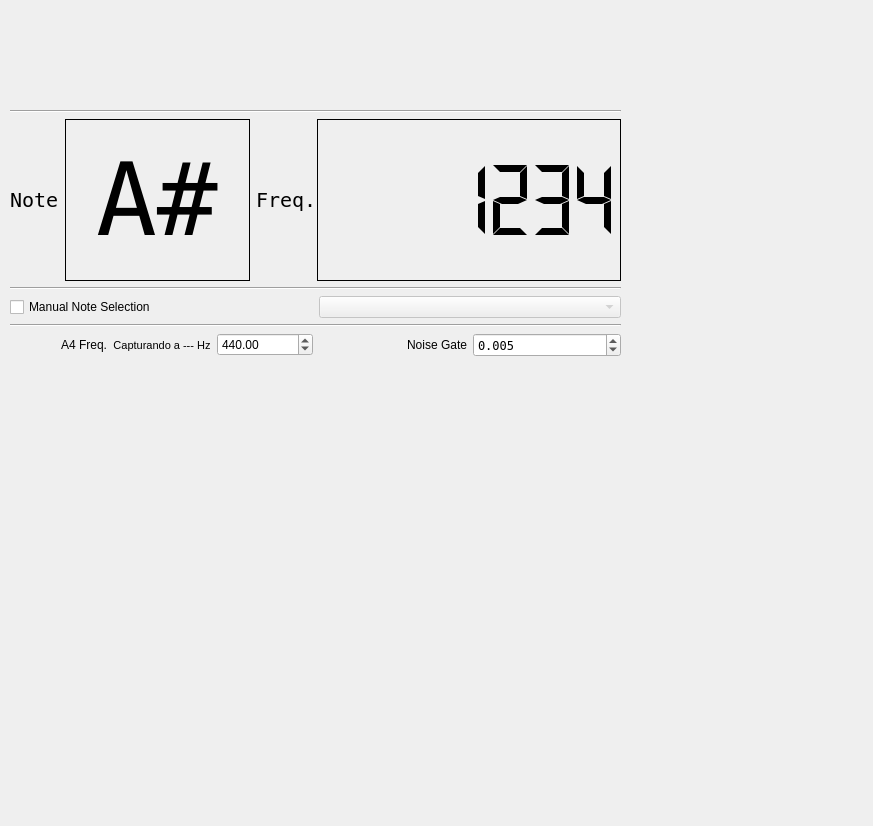
<?xml version="1.0" encoding="UTF-8"?>
<ui version="4.0">
 <class>tunerForm</class>
 <widget class="QWidget" name="tunerForm">
  <property name="geometry">
   <rect>
    <x>0</x>
    <y>0</y>
    <width>873</width>
    <height>826</height>
   </rect>
  </property>
  <property name="windowTitle">
   <string>Form</string>
  </property>
  <widget class="QWidget" name="verticalLayoutWidget">
   <property name="geometry">
    <rect>
     <x>10</x>
     <y>110</y>
     <width>611</width>
     <height>247</height>
    </rect>
   </property>
   <layout class="QVBoxLayout" name="botLayoutFull">
    <item>
     <layout class="QHBoxLayout" name="sharpFlatLayout"/>
    </item>
    <item>
     <widget class="Line" name="line_3">
      <property name="orientation">
       <enum>Qt::Horizontal</enum>
      </property>
     </widget>
    </item>
    <item>
     <layout class="QHBoxLayout" name="horizontalLayout">
      <item>
       <layout class="QHBoxLayout" name="noteDispLayout">
        <item>
         <widget class="QLabel" name="noteLabel">
          <property name="sizePolicy">
           <sizepolicy hsizetype="Minimum" vsizetype="Preferred">
            <horstretch>0</horstretch>
            <verstretch>0</verstretch>
           </sizepolicy>
          </property>
          <property name="font">
           <font>
            <family>DejaVu Sans Mono</family>
            <pointsize>15</pointsize>
            <weight>50</weight>
            <bold>false</bold>
            <kerning>false</kerning>
           </font>
          </property>
          <property name="frameShape">
           <enum>QFrame::NoFrame</enum>
          </property>
          <property name="text">
           <string>Note</string>
          </property>
          <property name="textInteractionFlags">
           <set>Qt::LinksAccessibleByMouse</set>
          </property>
         </widget>
        </item>
        <item>
         <widget class="QLabel" name="noteDisp">
          <property name="sizePolicy">
           <sizepolicy hsizetype="Preferred" vsizetype="Preferred">
            <horstretch>0</horstretch>
            <verstretch>0</verstretch>
           </sizepolicy>
          </property>
          <property name="baseSize">
           <size>
            <width>0</width>
            <height>0</height>
           </size>
          </property>
          <property name="font">
           <font>
            <family>DejaVu Sans Mono</family>
            <pointsize>76</pointsize>
            <weight>50</weight>
            <bold>false</bold>
            <kerning>false</kerning>
           </font>
          </property>
          <property name="frameShape">
           <enum>QFrame::Box</enum>
          </property>
          <property name="text">
           <string>A#</string>
          </property>
          <property name="textInteractionFlags">
           <set>Qt::LinksAccessibleByMouse</set>
          </property>
         </widget>
        </item>
        <item>
         <layout class="QHBoxLayout" name="freqDispLayout">
          <property name="spacing">
           <number>0</number>
          </property>
          <item>
           <widget class="QLabel" name="freqLabel">
            <property name="font">
             <font>
              <family>DejaVu Sans Mono</family>
              <pointsize>15</pointsize>
              <weight>50</weight>
              <bold>false</bold>
              <kerning>false</kerning>
             </font>
            </property>
            <property name="frameShape">
             <enum>QFrame::NoFrame</enum>
            </property>
            <property name="text">
             <string>Freq.</string>
            </property>
            <property name="textInteractionFlags">
             <set>Qt::LinksAccessibleByMouse</set>
            </property>
           </widget>
          </item>
          <item>
           <widget class="QLCDNumber" name="freqDisp">
            <property name="sizePolicy">
             <sizepolicy hsizetype="Expanding" vsizetype="Minimum">
              <horstretch>0</horstretch>
              <verstretch>0</verstretch>
             </sizepolicy>
            </property>
            <property name="font">
             <font>
              <family>DejaVu Sans</family>
              <pointsize>9</pointsize>
              <weight>75</weight>
              <bold>true</bold>
             </font>
            </property>
            <property name="layoutDirection">
             <enum>Qt::LeftToRight</enum>
            </property>
            <property name="autoFillBackground">
             <bool>false</bool>
            </property>
            <property name="frameShape">
             <enum>QFrame::Box</enum>
            </property>
            <property name="frameShadow">
             <enum>QFrame::Plain</enum>
            </property>
            <property name="smallDecimalPoint">
             <bool>false</bool>
            </property>
            <property name="numDigits">
             <number>7</number>
            </property>
            <property name="digitCount">
             <number>7</number>
            </property>
            <property name="mode">
             <enum>QLCDNumber::Dec</enum>
            </property>
            <property name="segmentStyle">
             <enum>QLCDNumber::Flat</enum>
            </property>
            <property name="value" stdset="0">
             <double>1234.000000000000000</double>
            </property>
            <property name="intValue" stdset="0">
             <number>1234</number>
            </property>
           </widget>
          </item>
         </layout>
        </item>
       </layout>
      </item>
     </layout>
    </item>
    <item>
     <widget class="Line" name="line">
      <property name="orientation">
       <enum>Qt::Horizontal</enum>
      </property>
     </widget>
    </item>
    <item>
     <layout class="QHBoxLayout" name="noteSelLayout">
      <item>
       <widget class="QCheckBox" name="autoDetect">
        <property name="enabled">
         <bool>true</bool>
        </property>
        <property name="text">
         <string>Manual Note Selection</string>
        </property>
       </widget>
      </item>
      <item>
       <widget class="QComboBox" name="noteSelBox">
        <property name="enabled">
         <bool>false</bool>
        </property>
       </widget>
      </item>
     </layout>
    </item>
    <item>
     <widget class="Line" name="line_2">
      <property name="orientation">
       <enum>Qt::Horizontal</enum>
      </property>
     </widget>
    </item>
    <item>
     <layout class="QHBoxLayout" name="bottomLayout">
      <item>
       <layout class="QHBoxLayout" name="A4Layout">
        <item>
         <widget class="QLabel" name="A4Label">
          <property name="text">
           <string>A4 Freq.</string>
          </property>
          <property name="alignment">
           <set>Qt::AlignRight|Qt::AlignTrailing|Qt::AlignVCenter</set>
          </property>
         </widget>
        </item>
     <item>
     <widget class="QLabel" name="lblSampleRate">
      <property name="font">
       <font>
        <pointsize>8</pointsize>
       </font>
      </property>
      <property name="text">
       <string>Capturando a --- Hz</string>
      </property>
      <property name="alignment">
       <set>Qt::AlignCenter</set>
      </property>
     </widget>
    </item>
        <item>
         <widget class="QDoubleSpinBox" name="A4SpinBox">
          <property name="minimum">
           <double>415.000000000000000</double>
          </property>
          <property name="maximum">
           <double>466.000000000000000</double>
          </property>
          <property name="singleStep">
           <double>0.100000000000000</double>
          </property>
          <property name="value">
           <double>440.000000000000000</double>
          </property>
         </widget>
        </item>
       </layout>
      </item>
      <item>
       <layout class="QHBoxLayout" name="noiseGateLayout">
        <item>
         <widget class="QLabel" name="noiseGateLabel">
          <property name="text">
           <string>Noise Gate</string>
          </property>
          <property name="alignment">
           <set>Qt::AlignRight|Qt::AlignTrailing|Qt::AlignVCenter</set>
          </property>
         </widget>
        </item>
        <item>
         <widget class="QDoubleSpinBox" name="noiseGateSpinBox">
          <property name="font">
           <font>
            <family>DejaVu Sans Mono</family>
           </font>
          </property>
          <property name="decimals">
           <number>3</number>
          </property>
          <property name="maximum">
           <double>0.500000000000000</double>
          </property>
          <property name="singleStep">
           <double>0.001000000000000</double>
          </property>
          <property name="value">
           <double>0.005000000000000</double>
          </property>
         </widget>
        </item>
       </layout>
      </item>
     </layout>
    </item>
   </layout>
  </widget>
  <widget class="QWidget" name="strobeFrame" native="true">
   <property name="geometry">
    <rect>
     <x>10</x>
     <y>10</y>
     <width>651</width>
     <height>81</height>
    </rect>
   </property>
  </widget>
 </widget>
 <resources/>
 <connections/>
</ui>
